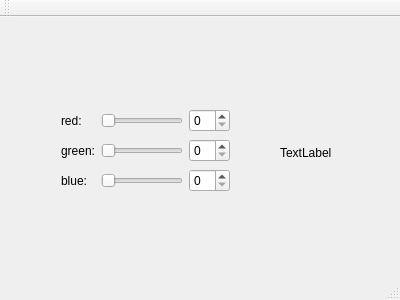
<?xml version="1.0" encoding="UTF-8"?>
<ui version="4.0">
 <class>MainWindow</class>
 <widget class="QMainWindow" name="MainWindow">
  <property name="geometry">
   <rect>
    <x>0</x>
    <y>0</y>
    <width>400</width>
    <height>300</height>
   </rect>
  </property>
  <property name="windowTitle">
   <string>MainWindow</string>
  </property>
  <widget class="QWidget" name="centralWidget">
   <widget class="QWidget" name="gridLayoutWidget">
    <property name="geometry">
     <rect>
      <x>50</x>
      <y>80</y>
      <width>191</width>
      <height>109</height>
     </rect>
    </property>
    <layout class="QGridLayout" name="gridLayout">
     <item row="1" column="0">
      <widget class="QLabel" name="labelRed">
       <property name="text">
        <string>red:</string>
       </property>
      </widget>
     </item>
     <item row="2" column="0">
      <widget class="QLabel" name="labelGreen">
       <property name="text">
        <string>green:</string>
       </property>
      </widget>
     </item>
     <item row="3" column="0">
      <widget class="QLabel" name="labelBlue">
       <property name="text">
        <string>blue:</string>
       </property>
      </widget>
     </item>
     <item row="1" column="1">
      <widget class="QSlider" name="horizontalSliderRed">
       <property name="orientation">
        <enum>Qt::Horizontal</enum>
       </property>
      </widget>
     </item>
     <item row="2" column="1">
      <widget class="QSlider" name="horizontalSliderGreen">
       <property name="orientation">
        <enum>Qt::Horizontal</enum>
       </property>
      </widget>
     </item>
     <item row="3" column="1">
      <widget class="QSlider" name="horizontalSliderBlue">
       <property name="orientation">
        <enum>Qt::Horizontal</enum>
       </property>
      </widget>
     </item>
     <item row="1" column="2">
      <widget class="QSpinBox" name="spinBoxRed"/>
     </item>
     <item row="2" column="2">
      <widget class="QSpinBox" name="spinBoxGreen"/>
     </item>
     <item row="3" column="2">
      <widget class="QSpinBox" name="spinBoxBlue"/>
     </item>
    </layout>
   </widget>
   <widget class="QLabel" name="colorLabel">
    <property name="geometry">
     <rect>
      <x>280</x>
      <y>110</y>
      <width>62</width>
      <height>51</height>
     </rect>
    </property>
    <property name="text">
     <string>TextLabel</string>
    </property>
   </widget>
  </widget>
  <widget class="QMenuBar" name="menuBar">
   <property name="geometry">
    <rect>
     <x>0</x>
     <y>0</y>
     <width>400</width>
     <height>25</height>
    </rect>
   </property>
  </widget>
  <widget class="QToolBar" name="mainToolBar">
   <attribute name="toolBarArea">
    <enum>TopToolBarArea</enum>
   </attribute>
   <attribute name="toolBarBreak">
    <bool>false</bool>
   </attribute>
  </widget>
  <widget class="QStatusBar" name="statusBar"/>
 </widget>
 <layoutdefault spacing="6" margin="11"/>
 <resources/>
 <connections>
  <connection>
   <sender>horizontalSliderRed</sender>
   <signal>valueChanged(int)</signal>
   <receiver>spinBoxRed</receiver>
   <slot>setValue(int)</slot>
   <hints>
    <hint type="sourcelabel">
     <x>188</x>
     <y>137</y>
    </hint>
    <hint type="destinationlabel">
     <x>212</x>
     <y>129</y>
    </hint>
   </hints>
  </connection>
  <connection>
   <sender>horizontalSliderGreen</sender>
   <signal>valueChanged(int)</signal>
   <receiver>spinBoxGreen</receiver>
   <slot>setValue(int)</slot>
   <hints>
    <hint type="sourcelabel">
     <x>188</x>
     <y>173</y>
    </hint>
    <hint type="destinationlabel">
     <x>225</x>
     <y>166</y>
    </hint>
   </hints>
  </connection>
  <connection>
   <sender>horizontalSliderBlue</sender>
   <signal>valueChanged(int)</signal>
   <receiver>spinBoxBlue</receiver>
   <slot>setValue(int)</slot>
   <hints>
    <hint type="sourcelabel">
     <x>188</x>
     <y>213</y>
    </hint>
    <hint type="destinationlabel">
     <x>199</x>
     <y>209</y>
    </hint>
   </hints>
  </connection>
 </connections>
</ui>
